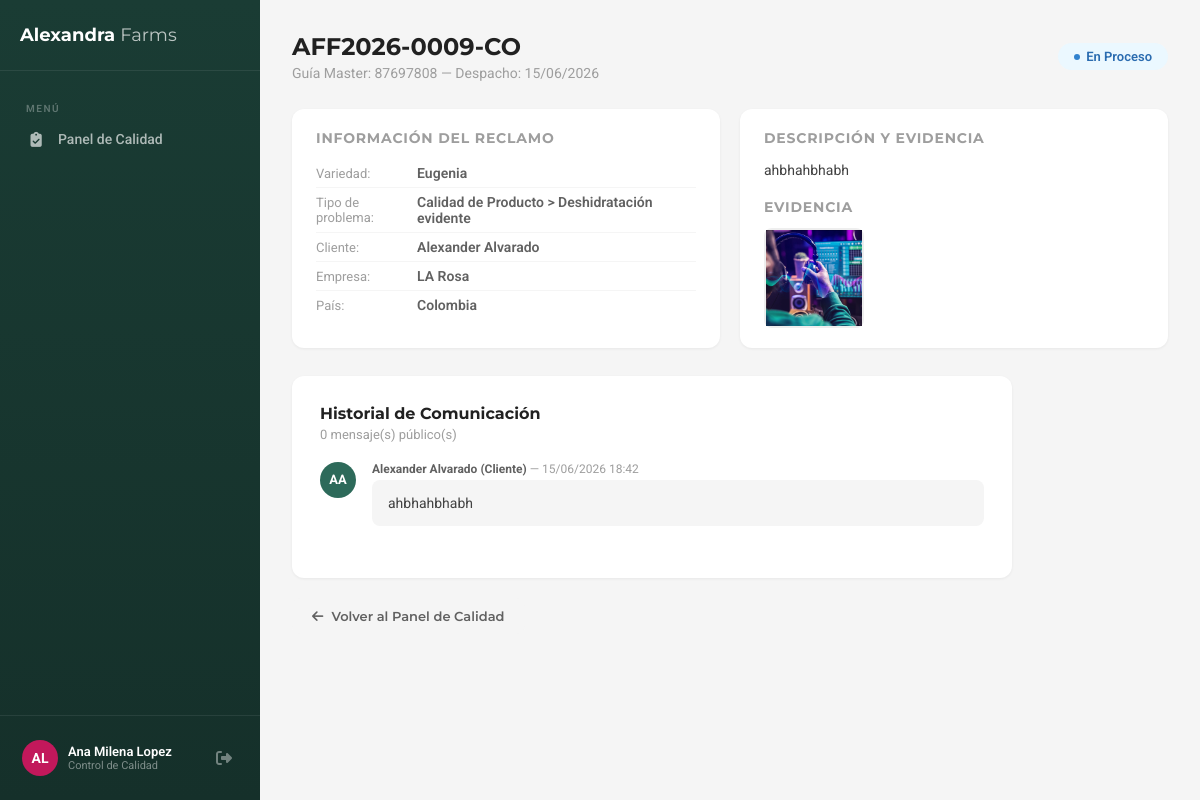
The app's page /reclamos/reclamo/9/ (signed in), older data.
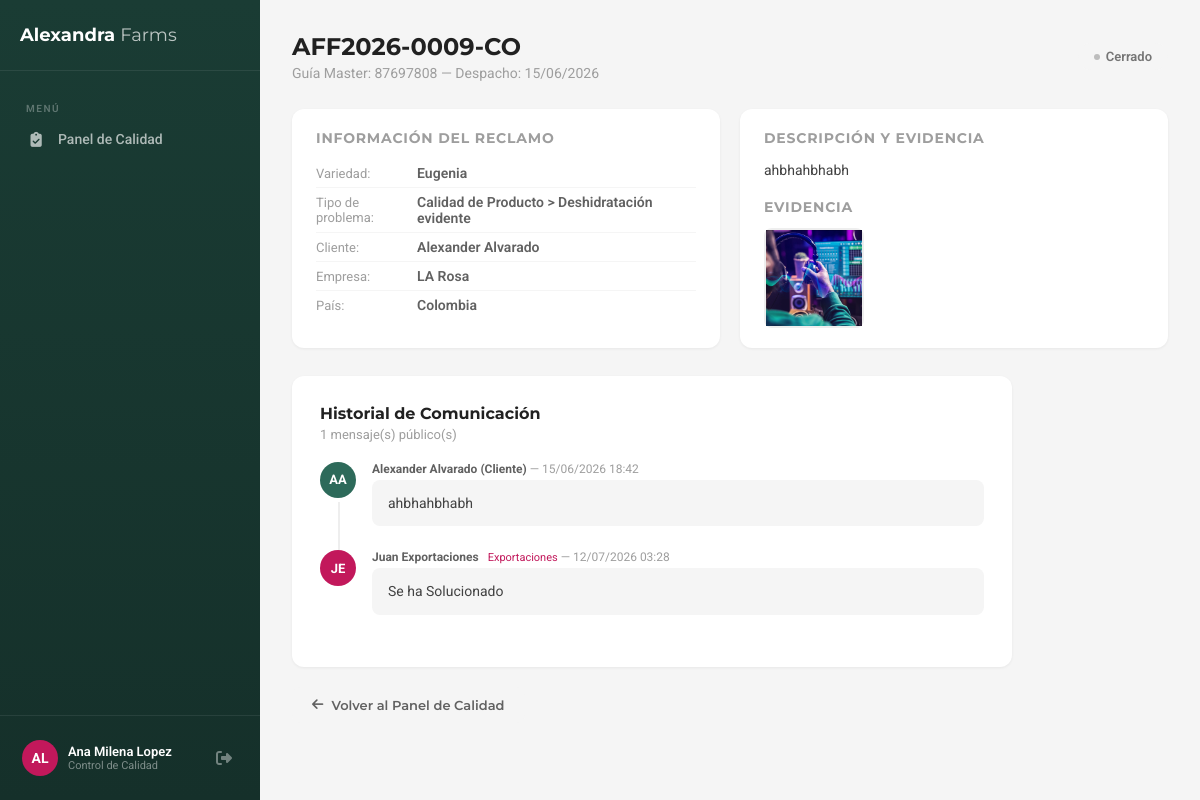
The same page, newer data.
### cuentas/models.py (models this page shows, shortened)
class Perfil(models.Model):
    ROLES = (
        ('cliente_comprador', _('Cliente Comprador')),
        ('empleado', _('Empleado Interno')),
    )
    DEPARTAMENTOS = (
        ('ventas', _('Ventas')),
        ('calidad', _('Control de Calidad')),
        ('poscosecha', _('Poscosecha')),
        ('produccion', _('Producción')),
        ('exportaciones', _('Exportaciones')),
        ('gerencia', _('Gerencia General')),
        ('admin', _('Administrador TI')),
    )
    IDIOMAS = (
        ('es', _('Español')),
        ('en', _('English')),
        ('ru', _('Русский')),
    )
    user = models.OneToOneField(User, on_delete=models.CASCADE, related_name='perfil')
    role = models.CharField(max_length=20, choices=ROLES, verbose_name=_('Rol'))
    departamento = models.CharField(max_length=20, choices=DEPARTAMENTOS, null=True, blank=True, verbose_name=_('Departamento'))
    phone = models.CharField(max_length=30, blank=True, verbose_name=_('Teléfono'))
    company_name = models.CharField(max_length=200, blank=True, verbose_name=_('Empresa'))
    country = models.CharField(max_length=100, blank=True, verbose_name=_('País'))
    preferred_language = models.CharField(
        max_length=2, choices=IDIOMAS, default='es', verbose_name=_('Idioma preferido')
    )
    must_change_password = models.BooleanField(
        default=False, verbose_name=_('Debe cambiar contraseña')
    )
    temp_password_expires_at = models.DateTimeField(
        null=True, blank=True, verbose_name=_('Expiración de contraseña temporal')
    )
    failed_attempts = models.IntegerField(default=0, verbose_name=_('Intentos fallidos'))
    locked_until = models.DateTimeField(
        null=True, blank=True, verbose_name=_('Bloqueado hasta')
    )
    created_at = models.DateTimeField(auto_now_add=True, verbose_name=_('Creado el'))
    class Meta:
        verbose_name = _('Perfil')
        verbose_name_plural = _('Perfiles')

### reclamos/models.py (models this page shows, shortened)
class Reclamo(models.Model):
    ESTADOS = (
        ('pendiente_validacion', _('Pendiente Validación')),
        ('en_validacion', _('En Validación')),
        ('aprobado_pendiente', _('Aprobado - Pendiente Asignación')),
        ('rechazado', _('Rechazado')),
        ('en_proceso', _('En Proceso')),
        ('en_investigacion', _('En Investigación')),
        ('resolucion_propuesta', _('Resolución Propuesta')),
        ('resuelto', _('Resuelto')),
        ('cerrado', _('Cerrado')),
    )
    numero = models.CharField(max_length=25, unique=True, editable=False, verbose_name=_('Número'))
    cliente = models.ForeignKey(Perfil, on_delete=models.CASCADE, related_name='reclamos', verbose_name=_('Cliente'))
    tipo_problema = models.ForeignKey(TipoProblema, on_delete=models.PROTECT, verbose_name=_('Tipo de problema'))
    variedad_rosa = models.CharField(max_length=100, verbose_name=_('Variedad de rosa'))
    numero_guia_master = models.CharField(max_length=100, verbose_name=_('Número de Guía Master'))
    fecha_despacho = models.DateField(verbose_name=_('Fecha de despacho'))
    descripcion = models.TextField(verbose_name=_('Descripción detallada'))
    estado = models.CharField(max_length=25, choices=ESTADOS, default='pendiente_validacion', verbose_name=_('Estado'))
    inspector_calidad = models.ForeignKey(
        Perfil, on_delete=models.SET_NULL, null=True, blank=True,
        related_name='reclamos_inspeccionados', verbose_name=_('Inspector de Calidad')
    )
    motivo_rechazo = models.ForeignKey(
        MotivoRechazo, on_delete=models.SET_NULL, null=True, blank=True,
        verbose_name=_('Motivo de Rechazo')
    )
    observaciones_internas_calidad = models.TextField(blank=True, verbose_name=_('Observaciones Internas (Calidad)'))
    zona_horaria_cliente = models.CharField(max_length=50, default='America/New_York', verbose_name=_('Zona horaria cliente'))
    created_at = models.DateTimeField(auto_now_add=True)
    updated_at = models.DateTimeField(auto_now=True)
    class Meta:
        verbose_name = _('Reclamo')
        verbose_name_plural = _('Reclamos')
        ordering = ['-created_at']
        permissions = [
            ("puede_validar_calidad", "Puede validar reclamos como Control de Calidad"),
            ("puede_ver_gerencia", "Puede ver dashboard gerencial"),
        ]

class TipoProblema(models.Model):
    categoria = models.ForeignKey(CategoriaProblema, on_delete=models.CASCADE, related_name='tipos')
    nombre = models.CharField(max_length=150, verbose_name=_('Tipo de Problema'))
    activo = models.BooleanField(default=True)
    class Meta:
        verbose_name = _('Tipo de Problema')
        verbose_name_plural = _('Tipos de Problemas')
    def __str__(self):
        return f"{self.categoria.nombre} > {self.nombre}"

class CategoriaProblema(models.Model):
    nombre = models.CharField(max_length=100, verbose_name=_('Categoría'))
    orden = models.PositiveIntegerField(default=0)
    class Meta:
        verbose_name = _('Categoría de Problema')
        verbose_name_plural = _('Categorías de Problemas')
        ordering = ['orden']

class Evidencia(models.Model):
    reclamo = models.ForeignKey(Reclamo, on_delete=models.CASCADE, related_name='evidencias')
    archivo = models.FileField(upload_to=evidencia_path, verbose_name=_('Archivo'))
    descripcion_adjunto = models.CharField(max_length=200, blank=True, verbose_name=_('¿Qué muestra esta evidencia?'))
    uploaded_at = models.DateTimeField(auto_now_add=True)
    class Meta:
        verbose_name = _('Evidencia')

class Respuesta(models.Model):
    reclamo = models.ForeignKey(Reclamo, on_delete=models.CASCADE, related_name='respuestas')
    autor = models.ForeignKey(Perfil, on_delete=models.CASCADE, related_name='respuestas')
    mensaje = models.TextField(verbose_name=_('Mensaje'))
    es_interno = models.BooleanField(default=False, verbose_name=_('Nota interna (No visible para cliente)'))
    created_at = models.DateTimeField(auto_now_add=True)
    class Meta:
        verbose_name = _('Respuesta')
        ordering = ['created_at']

### cuentas/views.py (the view)
        @login_required
        def wrapper(request, *args, **kwargs):
            try:
                perfil = request.user.perfil
            except Perfil.DoesNotExist:
                logout(request)
                return redirect('login')
            if perfil.must_change_password:
                return redirect('cambiar_password')
            if perfil.role in roles:
                return view_func(request, *args, **kwargs)
            else:
                logout(request)
                messages.error(request, 'sin_permiso')
                return redirect('login')

### cuentas/views.py (called while the page is built)
def role_required(*roles):
    def decorator(view_func):
        @login_required
        def wrapper(request, *args, **kwargs):
            try:
                perfil = request.user.perfil
            except Perfil.DoesNotExist:
                logout(request)
                return redirect('login')
            if perfil.must_change_password:
                return redirect('cambiar_password')
            if perfil.role in roles:
                return view_func(request, *args, **kwargs)
            else:
                logout(request)
                messages.error(request, 'sin_permiso')
                return redirect('login')
        return wrapper
    return decorator

### reclamos/templates/reclamos/detalle_reclamo.html (shortened to what this page needs)
{% extends 'reclamos/base_panel.html' %}
{% block sidebar_nav %}
    <div class="nav-section">Menú</div>
    {% if perfil.role == 'cliente_comprador' %}
        <a href="{% url 'dashboard_cliente' %}"><i class="fas fa-th-large"></i> <span data-translate="menu_dashboard">Dashboard</span></a>
        <a href="{% url 'crear_reclamo' %}"><i class="fas fa-plus-circle"></i> <span data-translate="menu_nuevo_reclamo">Nuevo Reclamo</span></a>
    {% elif perfil.departamento == 'calidad' %}
        <a href="{% url 'panel_calidad' %}"><i class="fas fa-clipboard-check"></i> Panel de Calidad</a>
    {% else %}
        <a href="{% url 'panel_empleado' %}"><i class="fas fa-th-large"></i> Mi Panel</a>
    {% endif %}
{% endblock %}
{% block content %}
    <div class="page-header" style="display:flex;align-items:center;justify-content:space-between;flex-wrap:wrap;gap:12px;">
        <div>
            <h1>{{ reclamo.numero }}</h1>
            <p><span data-translate="guia_master_label">Guía Master</span>: {{ reclamo.numero_guia_master }} — <span data-translate="despacho_label">Despacho</span>: {{ reclamo.fecha_despacho|date:"d/m/Y" }}</p>
        </div>
        <span class="badge badge-{{ reclamo.estado }}" style="font-size:13px;padding:6px 16px;">
            <span class="badge-dot"></span> {{ reclamo.get_estado_display }}
        </span>
    </div>
    <div style="display:grid;grid-template-columns:1fr 1fr;gap:20px;margin-bottom:28px;">
        <div class="form-panel" style="margin:0;padding:20px 24px;">
            <h3 style="font-family:var(--font-heading);font-size:14px;color:var(--gray-500);text-transform:uppercase;letter-spacing:0.8px;margin-bottom:12px;" data-translate="info_reclamo">Información del reclamo</h3>
            <table style="width:100%;">
                <tr><td style="padding:6px 0;color:var(--gray-500);font-size:13px;" data-translate="label_variedad">Variedad:</td><td style="padding:6px 0;font-weight:600;font-size:14px;">{{ reclamo.variedad_rosa }}</td></tr>
                <tr><td style="padding:6px 0;color:var(--gray-500);font-size:13px;" data-translate="label_tipo">Tipo de problema:</td><td style="padding:6px 0;font-weight:600;font-size:14px;">{{ reclamo.tipo_problema }}</td></tr>
                <tr><td style="padding:6px 0;color:var(--gray-500);font-size:13px;" data-translate="label_cliente">Cliente:</td><td style="padding:6px 0;font-weight:600;font-size:14px;">{{ reclamo.cliente.user.get_full_name }}</td></tr>
                <tr><td style="padding:6px 0;color:var(--gray-500);font-size:13px;" data-translate="label_empresa">Empresa:</td><td style="padding:6px 0;font-weight:600;font-size:14px;">{{ reclamo.cliente.company_name }}</td></tr>
                <tr><td style="padding:6px 0;color:var(--gray-500);font-size:13px;" data-translate="label_pais">País:</td><td style="padding:6px 0;font-weight:600;font-size:14px;">{{ reclamo.cliente.country }}</td></tr>
            </table>
        </div>
        <div class="form-panel" style="margin:0;padding:20px 24px;">
            <h3 style="font-family:var(--font-heading);font-size:14px;color:var(--gray-500);text-transform:uppercase;letter-spacing:0.8px;margin-bottom:12px;" data-translate="desc_evidencia">Descripción y Evidencia</h3>
            <p style="font-size:14px;color:var(--gray-800);line-height:1.7;margin-bottom:15px;">{{ reclamo.descripcion }}</p>
           {% if evidencias %}
<h3 style="font-family:var(--font-heading);font-size:14px;color:var(--gray-500);text-transform:uppercase;letter-spacing:0.8px;margin-bottom:8px;" data-translate="label_evidencia">Evidencia</h3>
<div class="evidencias-grid">
    {% for ev in evidencias %}
    <div class="evidencia-thumb" onclick="abrirZoom('{{ ev.archivo.url }}')">
        <img src="{{ ev.archivo.url }}" alt="Evidencia" style="width:100%;height:100%;object-fit:cover;">
    </div>
    {% endfor %}
</div>
{% endif %}
        </div>
    </div>
    <div class="form-panel">
        <h3 style="font-family:var(--font-heading);font-size:16px;color:var(--gray-900);margin-bottom:4px;" data-translate="historial">Historial de Comunicación</h3>
        <p style="font-size:13px;color:var(--gray-500);margin-bottom:8px;">{{ chat_externo.count }} <span data-translate="mensajes_publicos">mensaje(s) público(s)</span></p>
        <ul class="timeline">
            <li class="timeline-item">
                <div class="timeline-avatar client">{{ reclamo.cliente.user.first_name.0 }}{{ reclamo.cliente.user.last_name.0 }}</div>
                <div class="timeline-body">
                    <div class="timeline-meta">
                        <strong>{{ reclamo.cliente.user.get_full_name }} (<span data-translate="label_cliente_rol">Cliente</span>)</strong> — {{ reclamo.created_at|date:"d/m/Y H:i" }}
                    </div>
                    <div class="timeline-msg">{{ reclamo.descripcion }}</div>
                </div>
            </li>
            {% for resp in chat_externo %}
            <li class="timeline-item">
                <div class="timeline-avatar {% if resp.autor.role == 'empleado' %}secretaria{% else %}client{% endif %}">
                    {{ resp.autor.user.first_name.0 }}{{ resp.autor.user.last_name.0 }}
                </div>
                <div class="timeline-body">
                    <div class="timeline-meta">
                        <strong>{{ resp.autor.user.get_full_name }}</strong>
                        {% if resp.autor.role == 'empleado' %}<span style="color:var(--rose);font-size:11px;margin-left:6px;">{{ resp.autor.get_departamento_display }}</span>{% endif %}
                        — {{ resp.created_at|date:"d/m/Y H:i" }}
                    </div>
                    <div class="timeline-msg">{{ resp.mensaje }}</div>
                </div>
            </li>
            {% endfor %}
        </ul>
    </div>
    <div style="margin-top:20px;">
        {% if perfil.role == 'cliente_comprador' %}
            <a href="{% url 'dashboard_cliente' %}" class="btn btn-secondary">
                <i class="fas fa-arrow-left"></i> <span data-translate="volver">Volver al Dashboard</span>
            </a>
        {% elif perfil.departamento == 'calidad' %}
            <a href="{% url 'panel_calidad' %}" class="btn btn-secondary">
                <i class="fas fa-arrow-left"></i> Volver al Panel de Calidad
            </a>
        {% else %}
            <a href="{% url 'panel_empleado' %}" class="btn btn-secondary">
                <i class="fas fa-arrow-left"></i> Volver a Mi Panel
            </a>
        {% endif %}
    </div>
{% endblock %}

### reclamos/templates/reclamos/base_panel.html (shortened to what this page needs)
{% load static %}
<!DOCTYPE html>
<html lang="es">
<head>
    <link rel="stylesheet" href="https://cdnjs.cloudflare.com/ajax/libs/font-awesome/6.4.0/css/all.min.css"/>
</head>
<body>
    <aside class="sidebar" id="sidebar">
        <div class="sidebar-logo">
            <a href="#">Alexandra <span>Farms</span></a>
        </div>
        <nav class="sidebar-nav">
            {% block sidebar_nav %}{% endblock %}
        </nav>
        <div class="sidebar-footer">
            <div class="sidebar-user">
                <div class="sidebar-avatar">{{ request.user.first_name.0 }}{{ request.user.last_name.0 }}</div>
                <div class="sidebar-user-info">
                    <div class="sidebar-user-name">{{ request.user.get_full_name }}</div>
                    <div class="sidebar-user-role">
                        {% if perfil.role == 'cliente_comprador' %}Cliente
                        {% elif perfil.role == 'empleado' %}{{ perfil.get_departamento_display }}
                        {% endif %}
                    </div>
                </div>
                <a href="{% url 'logout' %}" class="sidebar-logout" title="Cerrar sesión"><i class="fas fa-sign-out-alt"></i></a>
            </div>
        </div>
    </aside>
    <main class="main-content">
        {% block content %}{% endblock %}
    </main>
</body>
</html>

### reclamos/templates/reclamos/detalle_reclamo.html (style rules this page uses)
.evidencia-thumb { position: relative; cursor: zoom-in; width: 100px; height: 100px; border-radius: 8px; overflow: visible; }

Row changes from the older to the newer data that the page shows:
changed Reclamo "AFF2026-0009-CO": estado "En Proceso" → "Cerrado"
added Respuesta: autor.user.first_name.0 "J", autor.user.last_name.0 "E", autor.user.get_full_name "Juan Exportaciones", autor.departamento "Exportaciones", created_at "12/07/2026 03:28", mensaje "Se ha Solucionado"
Text that changed along with them:
{{ chat_externo.count }}: "0" → "1"
